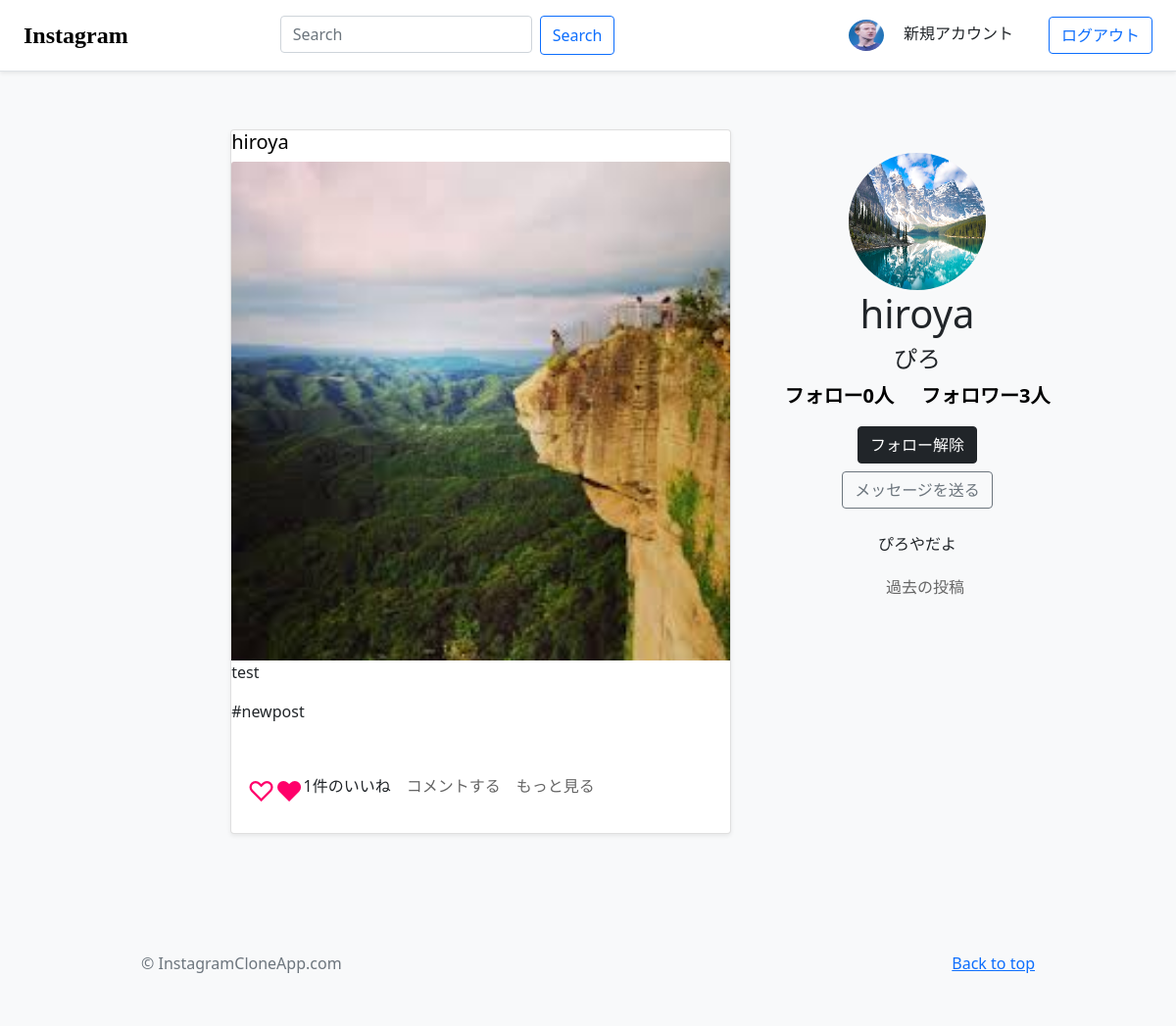
/instagram/user_profile/2/ (signed in), run on the app's committed database.
### users/models.py (models this page shows, shortened)
class User(AbstractBaseUser, PermissionsMixin):
    username_validator = UnicodeUsernameValidator()
    username = models.CharField(
        _('username'),
        max_length=150,
        unique=True,
        help_text=_('Required. 150 characters or fewer. Letters, digits and @/./+/-/_ only.'),
        validators=[username_validator],
        error_messages={
            'unique': _("A user with that username already exists."),
        },
    )
    first_name = models.CharField(_('first name'), max_length=30, blank=True)
    last_name = models.CharField(_('last name'), max_length=150, blank=True)
    email = models.EmailField(_('email address'), blank=True)
    is_staff = models.BooleanField(
        _('staff status'),
        default=False,
        help_text=_('Designates whether the user can log into this admin site.'),
    )
    is_active = models.BooleanField(
        _('active'),
        default=True,
        help_text=_(
            'Designates whether this user should be treated as active. '
            'Unselect this instead of deleting accounts.'
        ),
    )
    date_joined = models.DateTimeField(_('date joined'), default=timezone.now)
    name = models.CharField(max_length=100, blank=True)
    text = models.CharField(max_length=300, blank=True)
    user_image = models.ImageField(upload_to='images/', null=True, blank=True)
    followees = models.ManyToManyField(
        'self', verbose_name='フォロー中のユーザー', through='instagram.FriendShip',
        related_name='+', through_fields=('follower', 'followee')
    )
    followers = models.ManyToManyField(
        'self', verbose_name='フォローされているユーザー', through='instagram.FriendShip',
        related_name='+', through_fields=('followee', 'follower')
    )
    objects = UserManager()
    EMAIL_FIELD = 'email'
    USERNAME_FIELD = 'username'
    REQUIRED_FIELDS = ['email']
    class Meta:
        verbose_name = _('user')
        verbose_name_plural = _('users')

### instagram/models.py (models this page shows)
class Posts(models.Model):
    text = models.TextField(max_length=200, null=True, blank=True)
    image = models.ImageField(upload_to='images/')
    tag = models.CharField(max_length=100, null=True, blank=True)
    post_date = models.DateTimeField(default=timezone.now, null=True, blank=True)
    author = models.ForeignKey(User, on_delete=models.CASCADE)
    like_count = models.IntegerField(default=0)
    class Meta:
        verbose_name = 'Post'

### instagram/views.py (the view)
# urls.py: path('user_profile/<int:pk>/', views.UserProfileView.as_view(), name='user_profile'),
class UserProfileView(LoginRequiredMixin, TemplateView):
    template_name = 'user_profile.html'
    def get_context_data(self, **kwargs):
        context = super().get_context_data(**kwargs)
        user = User.objects.get(pk=self.kwargs['pk'])
        context['posts'] = Posts.objects.filter(author=user)
        context['user_profile'] = User.objects.get(pk=user.pk)
        context['request_user'] = self.request.user
        context['followee'] = FriendShip.objects.filter(follower__username=user.username).count()
        context['follower'] = FriendShip.objects.filter(followee__username=user.username).count()
        if user.username is not context['request_user']:
            result = FriendShip.objects.filter(follower__username=context['request_user'].username).filter(followee__username=user.username)
            context['connected'] = True if result else False
        return context

### templates/user_profile.html (shortened to what this page needs)
{% extends 'base.html' %}
{% load static %}
{% block content %}
<section class="jumbotron text-center home-profile">
  <div class="container">
    {% if user_profile.user_image %}
    <a href=""><img  class="top-image-of-user" src="{{ MEDIA_URL }}{{ user_profile.user_image }}" alt=""></a>
    {% else %}
    <a href=""><img  class="top-image-of-user" src="{{ MEDIA_URL }}images/default-user-image.png" alt=""></a>
    {% endif %}
    <h1 class="jumbotron-heading">{{ user_profile.username }}</h1>
    {% if user_profile.name %}
    <h4>{{ user_profile.name }}</h4>
    {% endif %}
    <p class="ff-layout">
      <a href="{% url 'instagram:followee_list' pk=user_profile.pk %}" class="following">フォロー{{ followee }}人</a>
      <a href="{% url 'instagram:follower_list' pk=user_profile.pk %}" class="following">フォロワー{{ follower }}人</a>
    </p>
    {% if request_user != user_profile %}
      {% if connected %}
      <a href="{% url 'instagram:unfollow' pk=user_profile.pk %}" class="btn btn-dark">フォロー解除</a>
      {% else %}
      <a href="{% url 'instagram:follow' pk=user_profile.pk %}" class="btn btn-outline-dark">フォロー</a>
      {% endif %}
    {% endif %}
    {% if request_user.pk == user_profile.pk %}
    <p>
      <a href="{% url 'instagram:user_profile_update' pk=request_user.pk %}" class="btn btn-primary my-2">編集</a>
    </p>
    {% else %}
    <p>
      <a href="{% url 'instagram:messages' pk=user_profile.pk %}" class="btn btn-outline-secondary my-2">メッセージを送る</a>
    </p>
    {% endif %}
    {% if user_profile.text %}
      <p>
        {{ user_profile.text }}
      </p>
    {% endif %}
    <p>
    <a href="" class="see-more">過去の投稿</a>
  </p>
  </div>
  </section>
<div class="all-posts-area">
  {% if posts %}
  {% for post in posts %}
  <div class="posts-area">
    <div class="card post-card mb-4 shadow-sm">
      <h5><a href="{% url 'instagram:user_profile' pk=post.author.pk %}" class="post-username-a">{{ post.author }}</a></h5>
      <div>
        <img  src="{{ MEDIA_URL }}{{ post.image }}" class="post-image bd-placeholder-img card-img-top" >
        {% if post.text %}
        <p>{{ post.text }}</p>
        {% endif %}
        {% if post.tag%}
        <p>{{ post.tag }}</p>
        {% endif %}
      </div>
      <div class="card-body">
        <div class="d-flex justify-content-between align-items-center">
          <div class="btn-group">
              <a href="" style="text-decoration: none;"><span class="like-button">&#9825;</span></a>
              <a href="" style="text-decoration: none;"><span class="like-button">&hearts;</span></a>
              <p class="good-count">{{ post.like_count }}件のいいね</p>
              <a href="{% url 'instagram:comment_to_post' pk=post.pk %}" class="see-more">コメントする</a>
              <a href="{% url 'instagram:post_detail' pk=post.pk %}" class="see-more">もっと見る</a>
          </div>
        </div>
      </div>
    </div>
  </div>
  {% endfor %}
  {% else %}
  <p>投稿はありません</p>
  {% endif %}
</div>
{% endblock content %}

### templates/base.html (shortened to what this page needs)
{% load static %}
<!doctype html>
<html lang="en">
  <head>
    <link href="/docs/4.2/dist/css/bootstrap.min.css" rel="stylesheet">
    <link rel="stylesheet" href="https://stackpath.bootstrapcdn.com/bootstrap/4.3.1/css/bootstrap.min.css">
    <link href="https://cdn.jsdelivr.net/npm/bootstrap@5.0.0-beta2/dist/css/bootstrap.min.css" rel="stylesheet">
    <link rel="stylesheet" href="https://cdnjs.cloudflare.com/ajax/libs/font-awesome/5.13.1/css/all.min.css" />
    <link href="https://maxcdn.bootstrapcdn.com/font-awesome/4.3.0/css/font-awesome.min.css" rel="stylesheet">
    <link rel="stylesheet" href="{% static 'css/style.css' %}">
  </head>
  <body>
    <header>
      <div class="header">
        <div class="d-flex flex-column flex-md-row align-items-center p-3 px-md-4 mb-3 bg-white border-bottom shadow-sm">
          <h4 class="my-0 mr-md-auto font-weight-normal"><a href="{% url 'instagram:home' %}" class="title-of-app" style="text-decoration: none; font-family:Georgia, 'Times New Roman', Times, serif; font-weight:bold;">Instagram</a></h4>
          <form method="GET" action="{% url 'instagram:home' %}" class="d-flex search-form">
            <input class="form-control me-2" type="text" placeholder="Search" aria-label="Search" value="{{ request.GET.query }}" name="query">
            <button class="btn btn-outline-primary" type="submit" style="height: 40px;">Search</button>
          </form>
          <nav class="my-2 my-md-0 mr-md-3">
            {% if user.is_authenticated %}
              {% if user.user_image %}
                <a class="p-2 text-dark" style="text-decoration: none;" href="{% url 'instagram:user_profile' pk=user.pk %}"><img class="user-image-icon" src="{{ MEDIA_URL }}{{ user.user_image }}" alt=""></a>
              {% else%}
                <a class="p-2 text-dark" style="text-decoration: none;" href="{% url 'instagram:user_profile' pk=user.pk %}"><img class="user-image-icon" src="{{ MEDIA_URL }}images/default-user-image.png" alt=""></a>
              {%endif%}
            {% endif %}
            <a class="p-2 text-dark" style="text-decoration: none;" href="{% url 'users:signup' %}">新規アカウント</a>
          </nav>
          {% if user.is_authenticated %}
          <a class="btn btn-outline-primary " style="margin-left: 12px;" href="{% url 'users:logout' %}">ログアウト</a>
          {% else %}
            <a class="btn btn-outline-primary " style="margin-left: 12px;" href="{% url 'users:login' %}">ログイン</a>
          {% endif %}
        </div>
      </div>
    </header>
<main role="main">
  <div class="album py-5 bg-light">
    <div class="container">
      <div class="row">
        {% block content %}
        {% endblock content %}
      </div>
    </div>
  </div>
</main>
<footer class="text-muted" style="background-color: #f8f9fa;">
  <div class="container">
    <p class="float-right">
      <a href="#">Back to top</a>
    </p>
    <p>&copy; InstagramCloneApp.com</p>
  </div>
</footer>
      </body>
</html>

### static/css/style.css (style rules this page uses)
html { font-size: 14px; background-color: #f8f9fa; }
@media (min-width: 768px) { html { font-size: 16px; } }
@media (min-width: 768px) { .search-form { position: relative; left: -20%; } }
.user-image-icon { width: 36px; height: 32px; border-radius: 50%; }
.container { max-width: 960px; }
.jumbotron { padding-top: 3rem; padding-bottom: 3rem; margin-bottom: 0; }
.jumbotron p:last-child { margin-bottom: 0; }
.jumbotron-heading { font-weight: 300; }
.jumbotron .container { max-width: 40rem; }
footer { padding-top: 3rem; padding-bottom: 3rem; background-color: #f8f9fa; }
footer p { margin-bottom: .25rem; }
.header { z-index: 1; position: fixed; left: 0; top: 0; width: 100%; }
.title-of-app { text-decoration: none; color: black; font-family: Georgia, serif; }
.top-image-of-user { width: 140px; height: 140px; border-radius: 50%; }
.post-username-a { text-decoration: none; color: black; }
.see-more { text-decoration: none; color: #666; line-height: 32px; margin-left: 16px; }
.following { margin: 12px; font-size: 20px; font-weight: bold; text-align: center; text-decoration: none; color: black; }
.post-card { width: 94%; margin: 6px auto; }
.post-image { width: 100%; }
@media (min-width: 768px) { .jumbotron { padding-top: 6rem; padding-bottom: 3rem; } }
@media (min-width: 768px) { .all-posts-area { margin-top: 64px; } }
@media (min-width: 768px) { .posts-area { width: 56%; margin-top: 0; margin-left: 10%; } }
@media (min-width: 768px) { .home-profile { width: 32%; position: fixed; top: 60px; right: 6%; background-color: #f8f9fa!important; } }
@media (min-width: 768px) { .post-card { width: 100%; margin: 0; } }
@media (min-width: 768px) { .post-image { width: 100%; } }
.like-button { color: rgb(255, 0, 106); font-size: 28px; }
.good-count { font-size: 16px; line-height: 32px; }
body { background-color: #f8f9fa!important }
.mb-0, .my-0 { margin-bottom: 0!important; }
.shadow-sm { box-shadow: 0 .125rem .25rem rgba(0,0,0,.075)!important; }
.bg-white { background-color: #ffffff !important; }
body { margin-top:20px; }

### data on the page
User: user_image (picture)
User: user_image (picture), username "hiroya", name "ぴろ", text "ぴろやだよ"
Posts: author "hiroya", image (picture), text "test", tag "#newpost", like_count "1"

### other printed values
{{ followee }} "0"
{{ follower }} "3"
